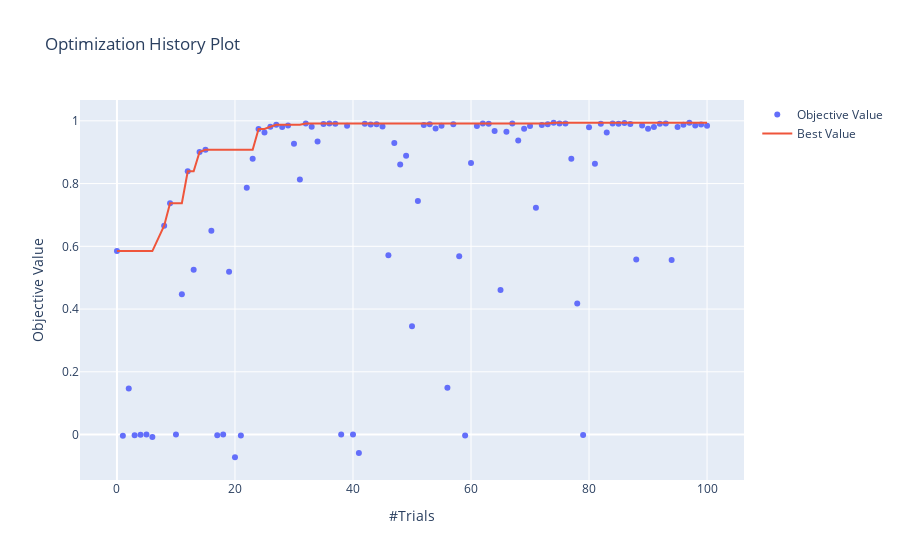

Notebook code cell kept with this figure:
### Code cell
fig = optuna.visualization.plot_optimization_history(study)
fig.write_image(join(img_dir, dir_name+variante+"_optuna_optm_history.png"))
fig.show()
